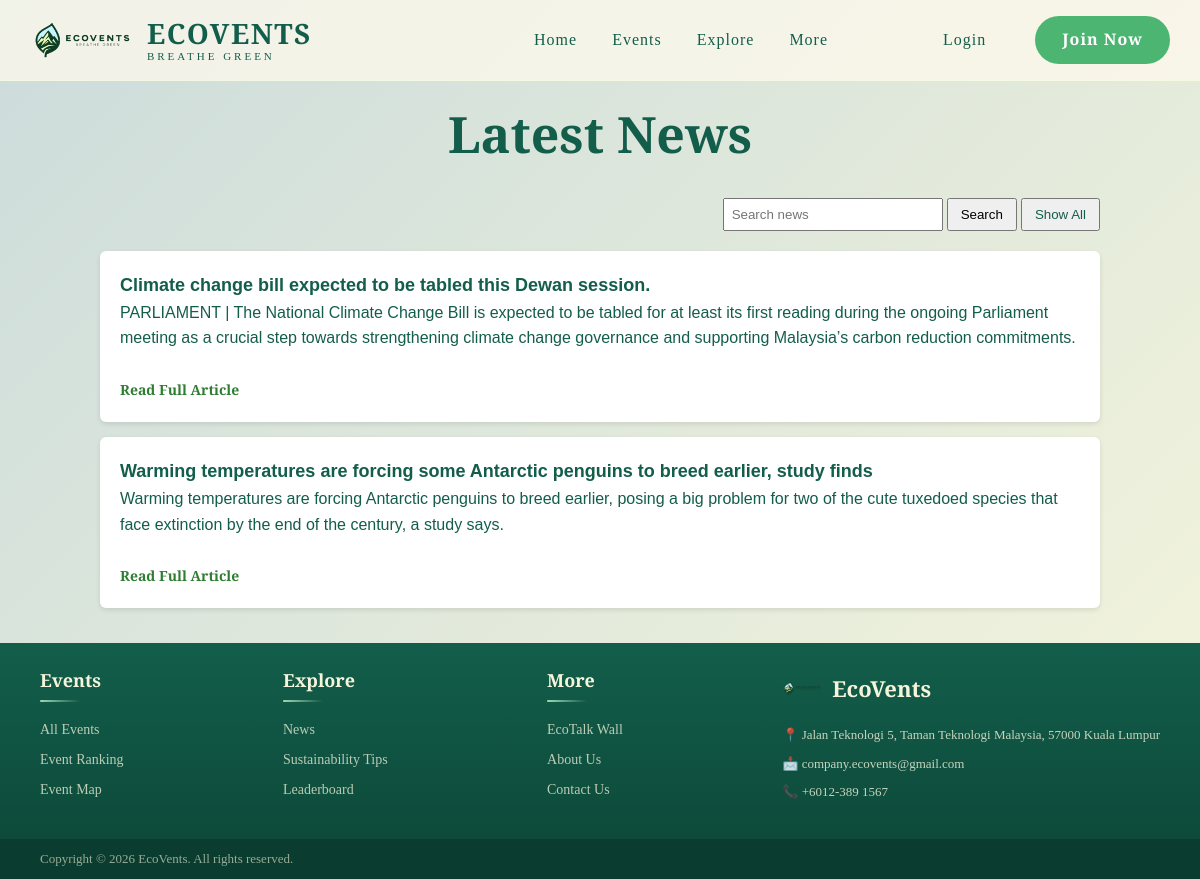
Screenshot of /newsLetter.php with the database file from the repository.
### tables this page shows
CREATE TABLE `news` (
  `newsID` int(21) NOT NULL,
  `user_id` int(21) NOT NULL,
  `news_title` varchar(255) NOT NULL,
  `news_content` varchar(2083) NOT NULL,
  `news_type` varchar(255) NOT NULL,
  `news_link` varchar(2083) NOT NULL,
  `news_created_at` timestamp NOT NULL DEFAULT current_timestamp() ON UPDATE current_timestamp()
);

### newsLetter.php (the view, shortened to what this page needs)
<!DOCTYPE html>
<html lang="en">
<head>
<link rel="stylesheet" href="homepage.css">
</head>
<body>
<?php include 'guestNavigation.php';?>
<section class="news-section">
    <div>
        <h1 class="all-events-title">Latest News</h1>
    <div class="search-box">
    <form action="" method="get">
        <input type="text" name="search_key" placeholder="Search news">
        <input type="submit" value="Search">
        <a href="newsLetter.php">
            <button type="button">Show All</button>
        </a>
    </form>
</div>
<?php
include "../guestPage/connect.php";
$sql = "SELECT * FROM news WHERE news_type = 'news'";
$result = mysqli_query($dbConn, $sql);
if (mysqli_num_rows($result) <= 0) {
    echo "<p>No news found.</p>";
} else {
    while ($row = mysqli_fetch_assoc($result)) {
        ?>
        <div class="news-box">
            <h3><?php echo $row['news_title']; ?></h3>
            <p><?php echo $row['news_content']; ?></p>
            <br>
            <a class="read-link" href="<?php echo $row['news_link']; ?>" target="_blank">
                Read Full Article
            </a>
        </div>
        <?php
    }
}
?>
</section>
<?php include 'guestFooter.php';?>
</body>
</html>

### homepage.css (style rules this page uses)
* { margin: 0; padding: 0; box-sizing: border-box; }
a, button { color: inherit; text-decoration: none; }
:root { --primary-green: #135E4B; --secondary-green: #4CB572; --light-green: #A1D8B5; --lightest-green: #CCDCDB; --cream: #F5F5DC; --transition: all 0.6s cubic-bezier(0.22, 1, 0.36, 1); }
body { font-family: 'Playfair Display', serif; background: linear-gradient(135deg, var(--lightest-green), var(--cream)); color: var(--primary-green); overflow-x: hidden; position: relative; padding-top: 80px; }
.all-events-title { text-align: center; margin-bottom: 30px; font-size: 50px; }

### newsLetter.php (style rules this page uses)
body { min-height: 100vh; display: flex; flex-direction: column; }
.news-section { flex: 1; width: 90%; max-width: 1000px; margin: 20px auto; }
.news-section h1 { font-family: 'Playfair Display', serif; }
.search-box { text-align: right; margin-bottom: 20px; }
.search-box input[type="text"] { padding: 7px; width: 220px; }
.search-box input[type="submit"], .search-box button { padding: 7px 12px; cursor: pointer; }
.news-box { background-color: #ffffff; padding: 20px; margin-bottom: 15px; border-radius: 6px; box-shadow: 0 2px 5px rgba(0,0,0,0.1); line-height: 1.6; }
.news-box h3 { margin-top: 0; font-size: 18px; font-family: 'Arial', sans-serif; }
.news-box p { font-family: 'Arial', sans-serif; }
.read-link { font-size: 14px; font-weight: 600; color: #2f7d32; text-decoration: none; }

### rows the page displays
news: news_title "Climate change bill expected to be tabled this Dewan session.", news_content "PARLIAMENT | The National Climate Change Bill is expected to be tabled for at least its first reading during the ongoing Parliament meeting as a crucial step towards strengthening climate change governance and supporting Malaysia’s carbon reduction commitments."
news: news_title "Warming temperatures are forcing some Antarctic penguins to breed earlier, study finds", news_content "Warming temperatures are forcing Antarctic penguins to breed earlier, posing a big problem for two of the cute tuxedoed species that face extinction by the end of the century, a study says."
